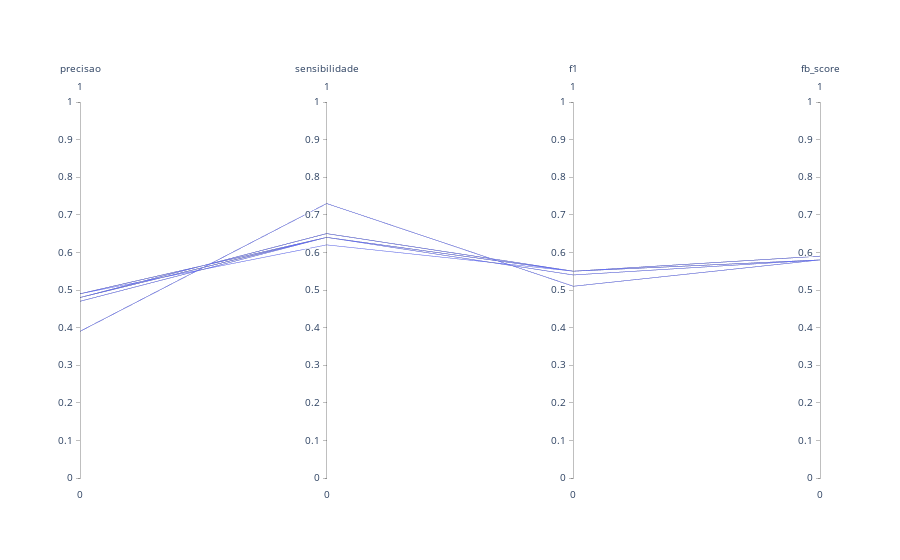

This figure's notebook cell:
### Code cell
import plotly.express as px
import plotly.graph_objects as go

fig = go.Figure(data=
    go.Parcoords(
        dimensions = list([
            dict(range = [0, 1], label = 'precisao', values = grade_thresholds['precisao']),
            dict(range = [0, 1], label = 'sensibilidade', values = grade_thresholds['sensibilidade']),
            dict(range = [0, 1], label = 'f1', values = grade_thresholds['f1']),
            dict(range = [0, 1], label = 'fb_score', values = grade_thresholds['fb_score'])
        ])
    )
)

fig.show()

### Figure 1 — Plotly figure (JSON) as saved in the notebook; plotly's stock layout.template omitted (floating-point values rounded to 4 significant figures)
{"data": [{"dimensions": [{"label": "precisao", "range": [0, 1], "values": [0.48, 0.48, 0.48, 0.48, 0.48, 0.48, 0.48, 0.48, 0.48, 0.48, 0.48, 0.48, 0.48, 0.48, 0.48, 0.48, 0.48, 0.49, 0.49, 0.49, 0.49, 0.47, 0.48, 0.49, 0.47, 0.39, 0.39, 0.48, 0.49, 0.48]}, {"label": "sensibilidade", "range": [0, 1], "values": [0.65, 0.65, 0.65, 0.65, 0.65, 0.65, 0.65, 0.65, 0.65, 0.65, 0.65, 0.65, 0.65, 0.65, 0.65, 0.65, 0.65, 0.64, 0.64, 0.64, 0.64, 0.64, 0.64, 0.64, 0.64, 0.73, 0.73, 0.64, 0.62, 0.64]}, {"label": "f1", "range": [0, 1], "values": [0.55, 0.55, 0.55, 0.55, 0.55, 0.55, 0.55, 0.55, 0.55, 0.55, 0.55, 0.55, 0.55, 0.55, 0.55, 0.55, 0.55, 0.55, 0.55, 0.55, 0.55, 0.54, 0.55, 0.55, 0.55, 0.51, 0.51, 0.54, 0.55, 0.55]}, {"label": "fb_score", "range": [0, 1], "values": [0.59, 0.59, 0.59, 0.59, 0.59, 0.59, 0.59, 0.59, 0.59, 0.59, 0.59, 0.59, 0.59, 0.59, 0.59, 0.59, 0.59, 0.58, 0.58, 0.58, 0.58, 0.58, 0.58, 0.58, 0.58, 0.58, 0.58, 0.58, 0.58, 0.58]}], "type": "parcoords"}], "layout": {}}
